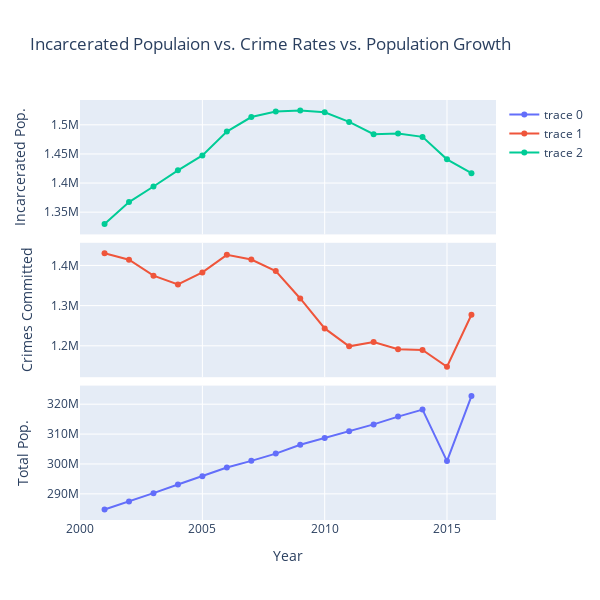

Notebook cell for this chart:
### Markdown cell above
Gathered and summed prisoner counts per year, crimes per year, and populations per year so we could analyze whether these trends made sense.

### Code cell
fig = make_subplots(rows=3, cols=1, 
                    shared_xaxes=True, 
                    vertical_spacing=0.02)

fig.add_trace(go.Scatter(x=years, y=population),
              row=3, col=1)

fig.add_trace(go.Scatter(x=years, y=crimes),
              row=2, col=1)

fig.add_trace(go.Scatter(x=years, y=prisoners),
              row=1, col=1)

fig.update_layout(height=600, width=600,
                  title_text="Incarcerated Populaion vs. Crime Rates vs. Population Growth")
fig.update_yaxes(title_text="Incarcerated Pop.", row=1, col=1)
fig.update_yaxes(title_text="Crimes Committed", row=2, col=1)
fig.update_yaxes(title_text="Total Pop.", row=3, col=1)

fig.update_xaxes(title_text="Year", col=1, row=3)

fig.show()

### Figure 1 — Plotly figure (JSON) as saved in the notebook; plotly's stock layout.template omitted (floating-point values rounded to 4 significant figures)
{"data": [{"type": "scatter", "x": [2001, 2002, 2003, 2004, 2005, 2006, 2007, 2008, 2009, 2010, 2011, 2012, 2013, 2014, 2015, 2016], "xaxis": "x3", "y": [284743737, 287404767, 290231356, 293102603, 295925012, 298816954, 301032865, 303467891, 306406893, 308725307, 310968796, 313240258, 315848420, 318198163, 300950801, 322721599], "yaxis": "y3"}, {"type": "scatter", "x": [2001, 2002, 2003, 2004, 2005, 2006, 2007, 2008, 2009, 2010, 2011, 2012, 2013, 2014, 2015, 2016], "xaxis": "x2", "y": [1430285, 1414355, 1374615, 1352498, 1382713, 1426351, 1414645, 1385952, 1317807, 1243222, 1198598, 1209201, 1191269, 1189788, 1147870, 1277370], "yaxis": "y2"}, {"type": "scatter", "x": [2001, 2002, 2003, 2004, 2005, 2006, 2007, 2008, 2009, 2010, 2011, 2012, 2013, 2014, 2015, 2016], "xaxis": "x", "y": [1329806, 1367361, 1394115, 1421816, 1447435, 1488380, 1513390, 1522953, 1524650, 1521413, 1504986, 1483913, 1485266, 1479300, 1440722, 1417017], "yaxis": "y"}], "layout": {"height": 600, "title": {"text": "Incarcerated Populaion vs. Crime Rates vs. Population Growth"}, "width": 600, "xaxis": {"anchor": "y", "domain": [0, 1], "matches": "x3", "showticklabels": false}, "xaxis2": {"anchor": "y2", "domain": [0, 1], "matches": "x3", "showticklabels": false}, "xaxis3": {"anchor": "y3", "domain": [0, 1], "title": {"text": "Year"}}, "yaxis": {"anchor": "x", "domain": [0.68, 1], "title": {"text": "Incarcerated Pop."}}, "yaxis2": {"anchor": "x2", "domain": [0.34, 0.66], "title": {"text": "Crimes Committed"}}, "yaxis3": {"anchor": "x3", "domain": [0, 0.32], "title": {"text": "Total Pop."}}}}
